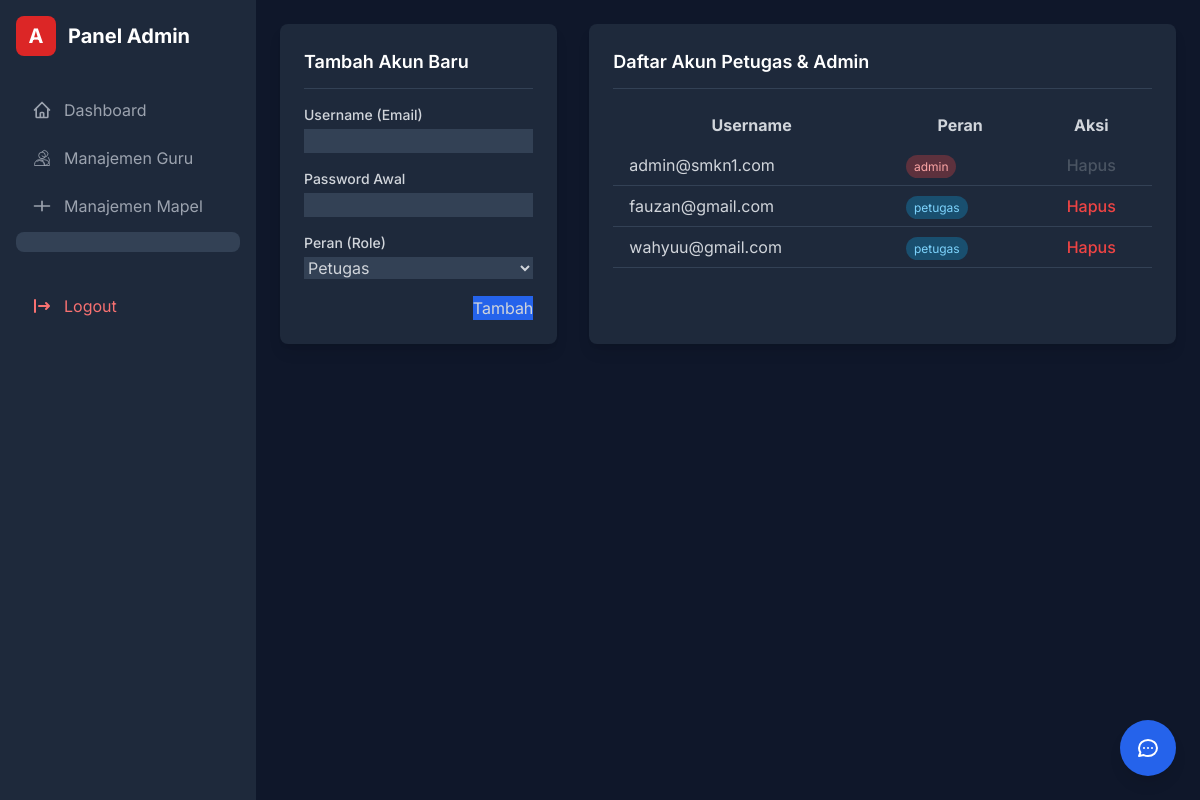
The app's page /petugas/manajemen_petugas.php (signed in) with its own data.
### tables this page shows
CREATE TABLE `petugas` (
  `id` int(11) NOT NULL,
  `username` varchar(255) NOT NULL,
  `password` varchar(255) NOT NULL,
  `role` enum('admin','petugas') NOT NULL DEFAULT 'petugas'
);

### petugas/manajemen_petugas.php (the view, shortened to what this page needs)
<?php
require '../db_connection.php';
$admin_id = $_SESSION['user']['id'];
$petugas_list = $conn->query("SELECT id, username, role FROM petugas ORDER BY username ASC")->fetch_all(MYSQLI_ASSOC);
require_once 'layout/header.php';
require_once 'layout/sidebar.php';
?>
<div class="flex-1 flex flex-col">
    <main class="p-6 flex-grow">
        <div class="grid grid-cols-1 lg:grid-cols-3 gap-8">
            <div class="lg:col-span-1 bg-slate-800 p-6 rounded-lg shadow-lg h-fit">
                <h3 class="text-lg font-semibold text-white border-b border-slate-700 pb-3 mb-4">Tambah Akun Baru</h3>
                <form action="manajemen_petugas.php" method="POST" class="space-y-4">
                    <div>
                        <label for="username" class="block text-sm font-medium text-gray-300">Username (Email)</label>
                        <input type="email" name="username" id="username" required class="mt-1 w-full bg-slate-700 ...">
                    </div>
                    <div>
                        <label for="password" class="block text-sm font-medium text-gray-300">Password Awal</label>
                        <input type="password" name="password" id="password" required class="mt-1 w-full bg-slate-700 ...">
                    </div>
                    <div>
                        <label for="role" class="block text-sm font-medium text-gray-300">Peran (Role)</label>
                        <select name="role" id="role" required class="mt-1 w-full bg-slate-700 ...">
                            <option value="petugas">Petugas</option>
                        </select>
                    </div>
                    <div class="text-right">
                        <button type="submit" name="tambah_petugas" class="bg-blue-600 ...">Tambah</button>
                    </div>
                </form>
            </div>
            <div class="lg:col-span-2 bg-slate-800 p-6 rounded-lg shadow-lg">
                <h3 class="text-lg font-semibold text-white border-b border-slate-700 pb-3 mb-4">Daftar Akun Petugas & Admin</h3>
                <div class="overflow-x-auto">
                    <table class="min-w-full ...">
                        <thead class="..."><th class="px-4 py-2">Username</th><th class="px-4 py-2">Peran</th><th class="px-4 py-2 text-center">Aksi</th></thead>
                        <tbody>
                            <?php foreach ($petugas_list as $petugas): ?>
                            <tr class="border-b border-slate-700">
                                <td class="px-4 py-2"><?php echo htmlspecialchars($petugas['username']); ?></td>
                                <td class="px-4 py-2"><span class="px-2 py-1 text-xs rounded-full <?php echo $petugas['role'] == 'admin' ? 'bg-red-500/30 text-red-300' : 'bg-sky-500/30 text-sky-300'; ?>"><?php echo htmlspecialchars($petugas['role']); ?></span></td>
                                <td class="px-4 py-2 text-center whitespace-nowrap">
                                    <?php if ($petugas['id'] == $admin_id): ?>
                                        <span class="font-medium text-gray-600 cursor-not-allowed" title="Anda tidak dapat menghapus akun sendiri">Hapus</span>
                                    <?php else: ?>
                                        <a href="manajemen_petugas.php?action=delete_petugas&id=<?php echo $petugas['id']; ?>" onclick="return confirm('Yakin ingin menghapus akun ini?')" class="font-medium text-red-500 hover:underline">Hapus</a>
                                    <?php endif; ?>
                                </td>
                            </tr>
                            <?php endforeach; ?>
                        </tbody>
                    </table>
                </div>
            </div>
        </div>
    </main>
</div>
<?php require_once 'layout/footer.php'; ?>

### petugas/layout/header.php (style rules this page uses)
body { font-family: 'Inter', sans-serif; }

### records on screen
petugas: username "admin@smkn1.com", role "admin", shows "Hapus"
petugas: username "fauzan@gmail.com", role "petugas"
petugas: username "wahyuu@gmail.com", role "petugas"

### other values on screen
$item['label'] "Dashboard"
$item['label'] "Manajemen Guru"
$item['label'] "Manajemen Mapel"
